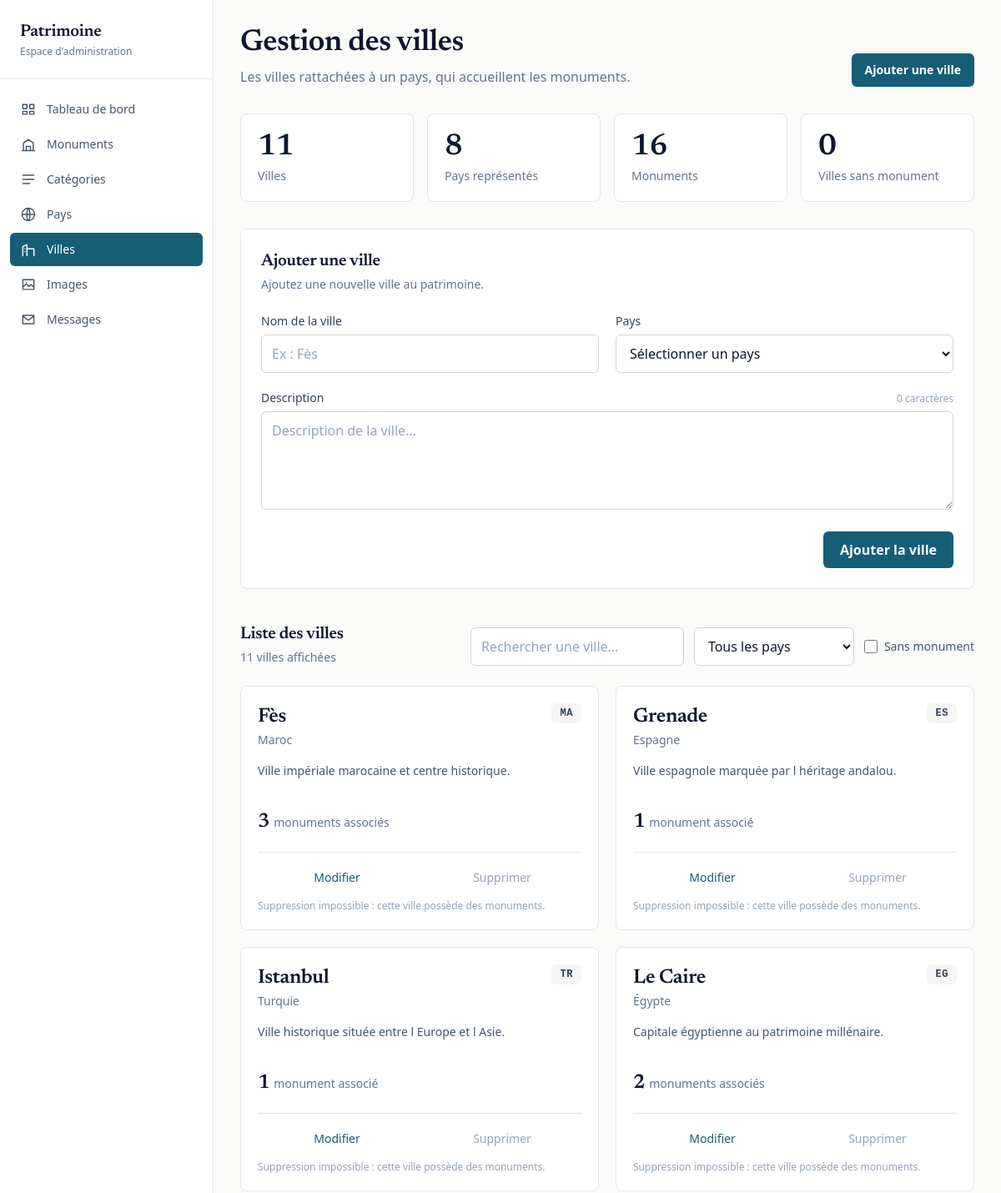
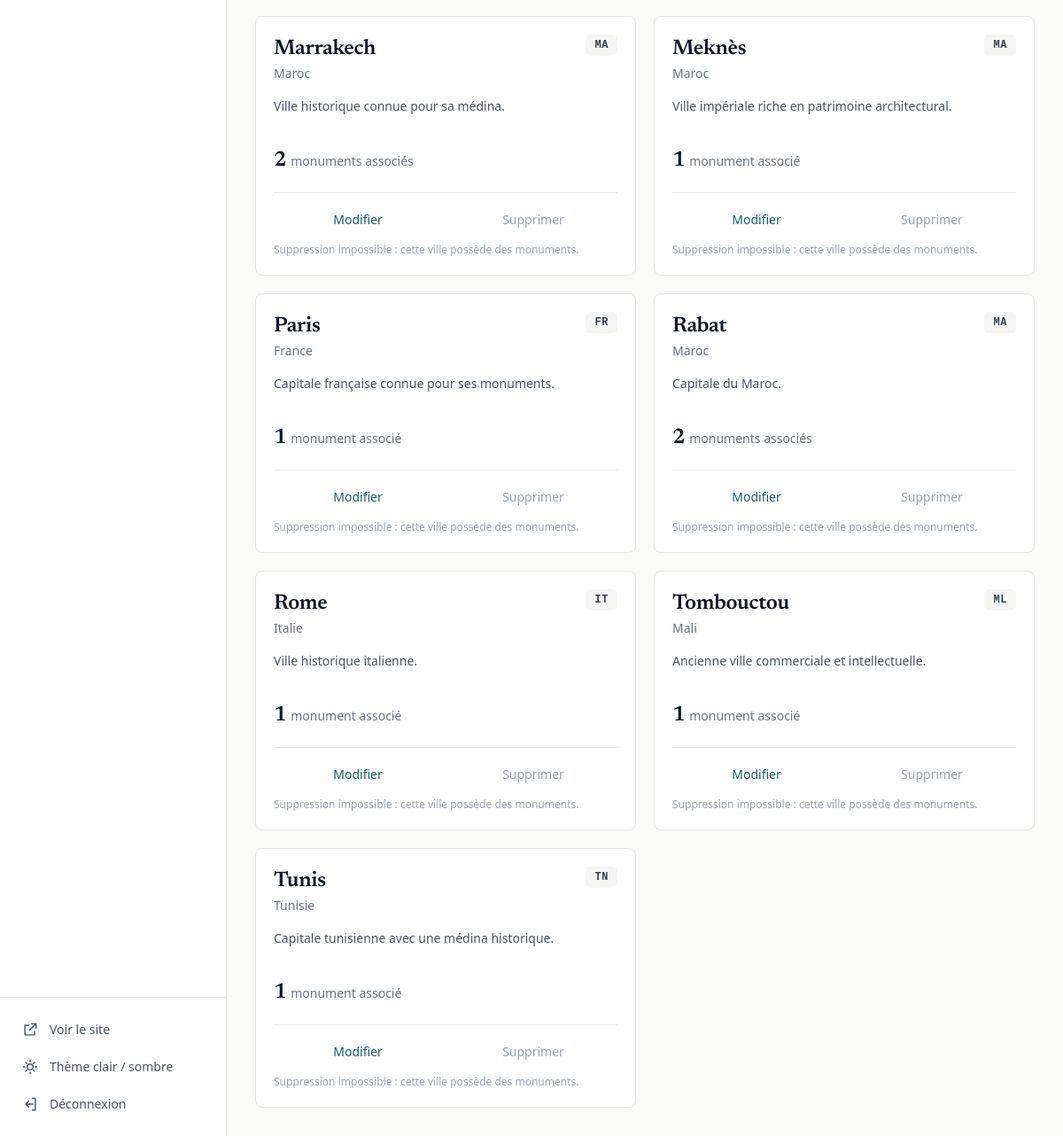
Screenshot of /admin/villes.php (signed in) with the database file from the repository (2 pictures, top to bottom).
### tables this page shows
CREATE TABLE `ville` (
  `id` int(11) NOT NULL,
  `nom` varchar(100) NOT NULL,
  `description` text DEFAULT NULL,
  `pays_id` int(11) NOT NULL
);

CREATE TABLE `pays` (
  `id` int(11) NOT NULL,
  `nom` varchar(100) NOT NULL,
  `code_iso` char(2) NOT NULL
);

### admin/villes.php (the view, shortened to what the rows shown need)
<?php
if (!function_exists('h')) {
    function h($value) {
        return htmlspecialchars((string)$value, ENT_QUOTES, 'UTF-8');
    }
}
$edition = null;
$stmt = mysqli_prepare(
    $conn,
    "SELECT
        v.id,
        v.nom,
        v.description,
        v.pays_id,
        p.nom AS nom_pays,
        p.code_iso,
        COUNT(m.id) AS total_monuments
     FROM ville v
     INNER JOIN pays p ON p.id = v.pays_id
     LEFT JOIN monument m ON m.ville_id = v.id
     GROUP BY
        v.id,
        v.nom,
        v.description,
        v.pays_id,
        p.nom,
        p.code_iso
     ORDER BY v.nom ASC"
);
mysqli_stmt_execute($stmt);
$villes = mysqli_stmt_get_result($stmt);
$totalVilles = mysqli_num_rows($villes);
$listeVilles = mysqli_fetch_all($villes, MYSQLI_ASSOC);
?>
<!DOCTYPE html>
<html lang="fr">
<head>
<script src="https://cdn.tailwindcss.com"></script>
</head>
<body class="bg-stone-50 dark:bg-slate-950">
<div class="admin flex min-h-screen">
    <main class="flex-1 min-w-0 pl-16 lg:pl-64">
        <div class="max-w-6xl mx-auto px-4 sm:px-8 py-8">
            <header class="flex flex-col sm:flex-row sm:items-end sm:justify-between gap-4 mb-8">
                <div>
                    <h1 class="titre-serif text-3xl sm:text-4xl text-slate-900 dark:text-white">
                        Gestion des villes
                    </h1>
                </div>
            </header>
            <section id="form-ville"
                     class="scroll-mt-6 rounded-lg bg-white dark:bg-slate-900
                            border border-stone-200 dark:border-slate-800 p-5 sm:p-6 mb-10">
                <div class="flex items-center justify-between gap-3 mb-6">
                    <div>
                        <h2 class="titre-serif text-xl text-slate-900 dark:text-white">
                            <?= $edition ? "Modifier la ville" : "Ajouter une ville" ?>
                        </h2>
                    </div>
                </div>
            </section>
            <section aria-labelledby="titre-liste">
                <div class="flex flex-col lg:flex-row lg:items-end lg:justify-between gap-4 mb-6">
                    <div>
                        <h2 id="titre-liste" class="titre-serif text-xl text-slate-900 dark:text-white">
                            Liste des villes
                        </h2>
                    </div>
                </div>
                <?php if ($totalVilles === 0): ?>
                    <div class="rounded-lg border border-dashed border-stone-300 dark:border-slate-700
                                bg-white dark:bg-slate-900 p-12 text-center">
                        <h3 class="titre-serif text-xl text-slate-900 dark:text-white">Aucune ville disponible</h3>
                        <p class="text-sm text-slate-500 dark:text-slate-400 mt-2">
                            Les villes ajoutées apparaîtront ici.
                        </p>
                    </div>
                <?php else: ?>
                    <div id="grille" class="grid grid-cols-1 sm:grid-cols-2 xl:grid-cols-3 gap-5">
                        <?php foreach ($listeVilles as $ville): ?>
                            <?php $nbMonuments = (int)$ville['total_monuments']; ?>
                            <article class="flex flex-col rounded-lg bg-white dark:bg-slate-900
                                            border border-stone-200 dark:border-slate-800 p-5
                                            hover:border-cyan-600 dark:hover:border-cyan-500 transition-colors"
                                     data-nb="<?= $nbMonuments ?>"
                                     data-pays="<?= h($ville['nom_pays']) ?>"
                                     data-texte="<?= h($ville['nom'] . ' ' . $ville['nom_pays'] . ' ' . $ville['code_iso']) ?>">
                                <div class="flex items-start justify-between gap-3">
                                    <div class="min-w-0">
                                        <h3 class="titre-serif text-2xl text-slate-900 dark:text-white truncate">
                                            <?= h($ville['nom']) ?>
                                        </h3>
                                        <p class="text-sm text-slate-500 dark:text-slate-400 mt-0.5">
                                            <?= h($ville['nom_pays']) ?>
                                        </p>
                                    </div>
                                    <span class="shrink-0 px-2.5 py-1 rounded-md bg-stone-100 dark:bg-slate-800
                                                 text-slate-700 dark:text-slate-300 font-mono text-xs font-bold tracking-wider">
                                        <?= h($ville['code_iso']) ?>
                                    </span>
                                </div>
                                <p class="text-sm leading-relaxed text-slate-600 dark:text-slate-400 mt-4 coupe-2 min-h-10 flex-1">
                                    <?= h($ville['description']) ?>
                                </p>
                                <p class="mt-4 text-sm text-slate-500 dark:text-slate-400">
                                    <span class="titre-serif text-2xl tabular-nums text-slate-900 dark:text-white">
                                        <?= $nbMonuments ?>
                                    </span>
                                    monument<?= $nbMonuments > 1 ? 's' : '' ?> associé<?= $nbMonuments > 1 ? 's' : '' ?>
                                </p>
                                <div class="flex items-center gap-2 border-t border-stone-200 dark:border-slate-800 mt-5 pt-3">
                                    <a href="villes.php?modifier=<?= (int)$ville['id'] ?>#form-ville"
                                       class="flex-1 text-center text-sm font-medium text-cyan-800 dark:text-cyan-400
                                              hover:bg-cyan-50 dark:hover:bg-cyan-950/40 rounded-md py-2 transition-colors">
                                        Modifier
                                    </a>
                                    <?php if ($nbMonuments === 0): ?>
                                        <button type="button" data-supprimer="<?= (int)$ville['id'] ?>"
                                                data-titre="<?= h($ville['nom']) ?>"
                                                class="flex-1 text-sm font-medium text-red-700 dark:text-red-400
                                                       hover:bg-red-50 dark:hover:bg-red-950/30 rounded-md py-2 transition-colors">
                                            Supprimer
                                        </button>
                                    <?php else: ?>
                                        <button type="button" disabled
                                                title="Cette ville possède des monuments."
                                                class="flex-1 text-sm font-medium text-slate-400 dark:text-slate-500
                                                       rounded-md py-2 cursor-not-allowed">
                                            Supprimer
                                        </button>
                                    <?php endif; ?>
                                </div>
                                <?php if ($nbMonuments > 0): ?>
                                    <p class="text-xs text-slate-400 dark:text-slate-500 mt-2">
                                        Suppression impossible : cette ville possède des monuments.
                                    </p>
                                <?php endif; ?>
                            </article>
                        <?php endforeach; ?>
                    </div>
                <?php endif; ?>
            </section>
        </div>
    </main>
</div>
</body>
</html>

### rows the page displays
ville: nom "Fès", pays.nom "Maroc", pays.code_iso "MA", description "Ville impériale marocaine et centre historique.", nbMonuments "3"
ville: nom "Grenade", pays.nom "Espagne", pays.code_iso "ES", description "Ville espagnole marquée par l héritage andalou.", nbMonuments "1"
ville: nom "Istanbul", pays.nom "Turquie", pays.code_iso "TR", description "Ville historique située entre l Europe et l Asie.", nbMonuments "1"
ville: nom "Le Caire", pays.nom "Égypte", pays.code_iso "EG", description "Capitale égyptienne au patrimoine millénaire.", nbMonuments "2"
ville: nom "Marrakech", pays.nom "Maroc", pays.code_iso "MA", description "Ville historique connue pour sa médina.", nbMonuments "2"
ville: nom "Meknès", pays.nom "Maroc", pays.code_iso "MA", description "Ville impériale riche en patrimoine architectural.", nbMonuments "1"
ville: nom "Paris", pays.nom "France", pays.code_iso "FR", description "Capitale française connue pour ses monuments.", nbMonuments "1"
ville: nom "Rabat", pays.nom "Maroc", pays.code_iso "MA", description "Capitale du Maroc.", nbMonuments "2"
ville: nom "Rome", pays.nom "Italie", pays.code_iso "IT", description "Ville historique italienne.", nbMonuments "1"
ville: nom "Tombouctou", pays.nom "Mali", pays.code_iso "ML", description "Ancienne ville commerciale et intellectuelle.", nbMonuments "1"
ville: nom "Tunis", pays.nom "Tunisie", pays.code_iso "TN", description "Capitale tunisienne avec une médina historique.", nbMonuments "1"

### other values shown
$libelle "Tableau de bord"
$libelle "Monuments"
$libelle "Catégories"
$libelle "Pays"
$libelle "Villes"
$libelle "Images"
$libelle "Messages"
$val "11"
$lib "Villes"
$val "8"
$lib "Pays représentés"
$val "16"
$lib "Monuments"
$val "0"
$lib "Villes sans monument"
